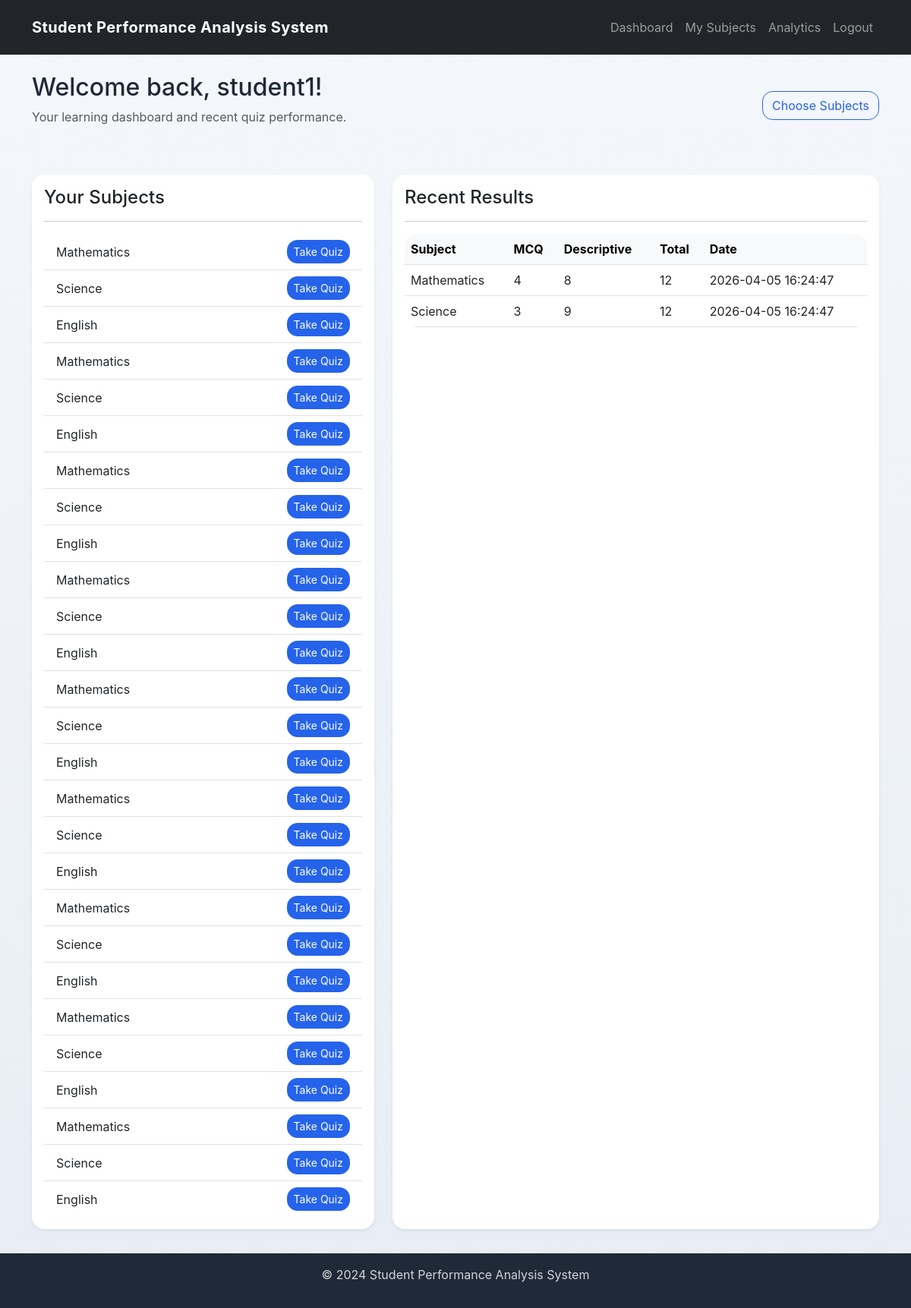
The page /student/dashboard (signed in) on the database its author committed.
### tables this page shows
CREATE TABLE users (
        id INTEGER PRIMARY KEY AUTOINCREMENT,
        username TEXT UNIQUE NOT NULL,
        password TEXT NOT NULL,
        role TEXT NOT NULL,
        email TEXT,
        created_at TIMESTAMP DEFAULT CURRENT_TIMESTAMP
    );

CREATE TABLE subjects (
        id INTEGER PRIMARY KEY AUTOINCREMENT,
        name TEXT NOT NULL UNIQUE,
        created_at TIMESTAMP DEFAULT CURRENT_TIMESTAMP
    );

CREATE TABLE quiz_attempts (
        id INTEGER PRIMARY KEY AUTOINCREMENT,
        student_id INTEGER,
        subject_id INTEGER,
        mcq_score INTEGER DEFAULT 0,
        descriptive_score INTEGER DEFAULT 0,
        total_score INTEGER DEFAULT 0,
        status TEXT DEFAULT 'in_progress',
        attempted_at TIMESTAMP DEFAULT CURRENT_TIMESTAMP,
        FOREIGN KEY (student_id) REFERENCES users(id),
        FOREIGN KEY (subject_id) REFERENCES subjects(id)
    );

### routes/student_routes.py (the view)
@student_bp.route('/dashboard')
def dashboard():
    user = user_model.get_user_by_id(session['user_id'])
    subjects = quiz_model.get_student_subjects(session['user_id'])
    results = quiz_model.get_student_results(session['user_id'])
    return render_template('student_dashboard.html', user=user, subjects=subjects, results=results)

### models/quiz_model.py (called while the page is built)
    def get_student_subjects(self, student_id):
        conn = sqlite3.connect(self.db_path)
        cursor = conn.cursor()
        cursor.execute("""
            SELECT s.id, s.name FROM subjects s
            JOIN student_subjects ss ON s.id = ss.subject_id
            WHERE ss.student_id = ?
        """, (student_id,))
        subjects = cursor.fetchall()
        conn.close()
        return [{'id': s[0], 'name': s[1]} for s in subjects]

    def get_student_results(self, student_id):
        conn = sqlite3.connect(self.db_path)
        cursor = conn.cursor()
        cursor.execute("""
            SELECT qa.id, s.name, qa.mcq_score, qa.descriptive_score, qa.total_score, qa.attempted_at
            FROM quiz_attempts qa
            JOIN subjects s ON qa.subject_id = s.id
            WHERE qa.student_id = ? AND qa.status = 'completed'
            ORDER BY qa.attempted_at DESC
        """, (student_id,))
        results = cursor.fetchall()
        conn.close()
        return [{'id': r[0], 'subject': r[1], 'mcq_score': r[2], 'descriptive_score': r[3], 'total_score': r[4], 'attempted_at': r[5]} for r in results]

### models/user_model.py (called while the page is built)
    def get_user_by_id(self, user_id):
        conn = sqlite3.connect(self.db_path)
        cursor = conn.cursor()
        cursor.execute("SELECT id, username, role, email FROM users WHERE id = ?", (user_id,))
        user = cursor.fetchone()
        conn.close()
        if user:
            return {'id': user[0], 'username': user[1], 'role': user[2], 'email': user[3]}
        return None

### routes/student_routes.py (called while the page is built)
@student_bp.before_request
def require_student():
    if 'user_id' not in session or session.get('role') != 'student':
        return redirect(url_for('auth.login'))

### templates/student_dashboard.html (shortened to what this page needs)
{% extends "base.html" %}
{% block content %}
<div class="row mb-4">
    <div class="col-12">
        <div class="d-flex justify-content-between align-items-center mb-4">
            <div>
                <h2>Welcome back, {{ user.username }}!</h2>
                <p class="text-muted">Your learning dashboard and recent quiz performance.</p>
            </div>
            <a href="{{ url_for('student.select_subjects') }}" class="btn btn-outline-primary">Choose Subjects</a>
        </div>
    </div>
</div>
<div class="row gy-4">
    <div class="col-lg-5">
        <div class="card shadow-sm h-100">
            <div class="card-body">
                <h4 class="card-title">Your Subjects</h4>
                <hr>
                {% if subjects %}
                    <ul class="list-group list-group-flush">
                        {% for subject in subjects %}
                            <li class="list-group-item d-flex justify-content-between align-items-center">
                                <span>{{ subject.name }}</span>
                                <a href="{{ url_for('student.quiz', subject_id=subject.id) }}" class="btn btn-sm btn-primary">Take Quiz</a>
                            </li>
                        {% endfor %}
                    </ul>
                {% else %}
                    <p class="text-muted">No subjects selected yet.</p>
                {% endif %}
            </div>
        </div>
    </div>
    <div class="col-lg-7">
        <div class="card shadow-sm h-100">
            <div class="card-body">
                <h4 class="card-title">Recent Results</h4>
                <hr>
                {% if results %}
                    <div class="table-responsive">
                        <table class="table table-hover align-middle mb-0">
                            <thead class="table-light">
                                <tr>
                                    <th>Subject</th>
                                    <th>MCQ</th>
                                    <th>Descriptive</th>
                                    <th>Total</th>
                                    <th>Date</th>
                                </tr>
                            </thead>
                            <tbody>
                                {% for result in results %}
                                    <tr>
                                        <td>{{ result.subject }}</td>
                                        <td>{{ result.mcq_score }}</td>
                                        <td>{{ result.descriptive_score }}</td>
                                        <td>{{ result.total_score }}</td>
                                        <td>{{ result.attempted_at }}</td>
                                    </tr>
                                {% endfor %}
                            </tbody>
                        </table>
                    </div>
                {% else %}
                    <p class="text-muted">You haven't completed any quizzes yet.</p>
                {% endif %}
            </div>
        </div>
    </div>
</div>
{% endblock %}

### templates/base.html (shortened to what this page needs)
<!DOCTYPE html>
<html lang="en">
<head>
    <link href="https://cdn.jsdelivr.net/npm/bootstrap@5.3.0/dist/css/bootstrap.min.css" rel="stylesheet">
    <link rel="stylesheet" href="{{ url_for('static', filename='css/style.css') }}">
</head>
<body>
    <header>
        <nav class="navbar navbar-expand-lg navbar-dark bg-dark">
            <div class="container">
                <a class="navbar-brand" href="#">Student Performance Analysis System</a>
                <div class="collapse navbar-collapse" id="navbarNav">
                    <ul class="navbar-nav ms-auto">
                        {% if session.role == 'student' %}
                            <li class="nav-item"><a class="nav-link" href="{{ url_for('student.dashboard') }}">Dashboard</a></li>
                            <li class="nav-item"><a class="nav-link" href="{{ url_for('student.select_subjects') }}">My Subjects</a></li>
                            <li class="nav-item"><a class="nav-link" href="{{ url_for('student.analytics') }}">Analytics</a></li>
                            <li class="nav-item"><a class="nav-link" href="{{ url_for('logout') }}">Logout</a></li>
                        {% elif session.role == 'teacher' %}
                            <li class="nav-item"><a class="nav-link" href="{{ url_for('teacher.dashboard') }}">Dashboard</a></li>
                            <li class="nav-item"><a class="nav-link" href="{{ url_for('teacher.analytics') }}">Analytics</a></li>
                            <li class="nav-item"><a class="nav-link" href="{{ url_for('logout') }}">Logout</a></li>
                        {% else %}
                            <li class="nav-item"><a class="nav-link" href="{{ url_for('auth.login') }}">Login</a></li>
                        {% endif %}
                    </ul>
                </div>
            </div>
        </nav>
    </header>
    <main class="container mt-4">
        {% block content %}{% endblock %}
    </main>
    <footer>
        <p>&copy; 2024 Student Performance Analysis System</p>
    </footer>
</body>
</html>

### static/css/style.css (style rules this page uses)
body { font-family: 'Inter', system-ui, -apple-system, BlinkMacSystemFont, 'Segoe UI', sans-serif; background: linear-gradient(180deg, #f4f7fb 0%, #e8edf5 100%); color: #1f2937; }
header { margin-bottom: 1.5rem; }
footer { background: #1f2937; color: #d1d5db; text-align: center; padding: 1rem 0; margin-top: 2rem; }
.navbar { min-height: 72px; }
.navbar-brand { font-weight: 700; letter-spacing: 0.02em; }
.card { border: none; border-radius: 1rem; box-shadow: 0 20px 60px rgba(15, 23, 42, 0.08); }
body .card { background: #ffffff; }
.btn { border-radius: 0.85rem; }
.btn-primary { background-color: #2563eb; border-color: #2563eb; }
.btn-outline-primary { color: #2563eb; border-color: #2563eb; }
.table { border-radius: 1rem; overflow: hidden; }
.table th, .table td { vertical-align: middle; }

### rows shown on the page
users: username "student1"
subjects: name "Mathematics"
subjects: name "Science"
subjects: name "English"
quiz_attempts: subject "Mathematics", mcq_score "4", descriptive_score "8", total_score "12", attempted_at "2026-04-05 16:24:47"
quiz_attempts: subject "Science", mcq_score "3", descriptive_score "9", total_score "12", attempted_at "2026-04-05 16:24:47"
